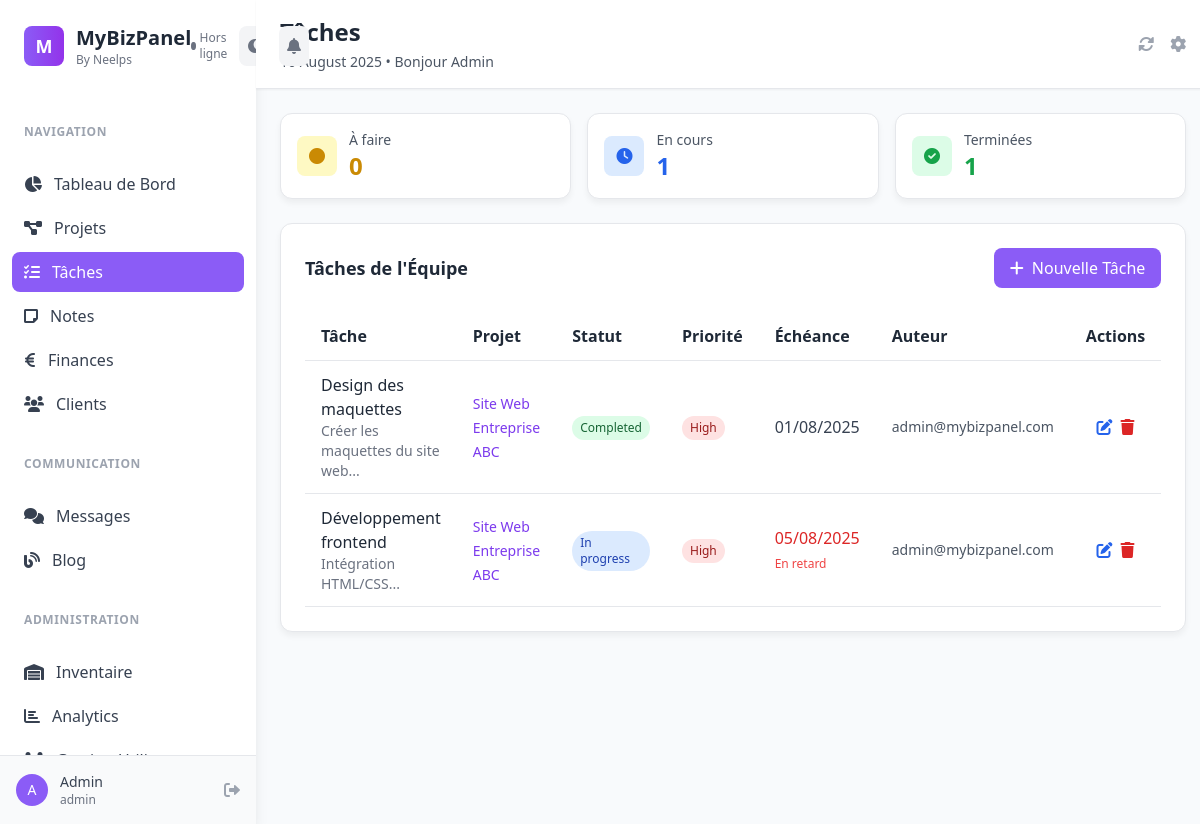
Page /?page=tasks (signed in) on the committed database.
### tables this page shows
CREATE TABLE tasks (
    id VARCHAR(50) PRIMARY KEY,
    title VARCHAR(255) NOT NULL,
    description TEXT,
    status ENUM('todo', 'in-progress', 'completed') DEFAULT 'todo',
    priority ENUM('low', 'medium', 'high') DEFAULT 'medium',
    due_date DATE,
    project_id VARCHAR(50),
    user_id VARCHAR(50) NOT NULL,
    created_at TIMESTAMP DEFAULT CURRENT_TIMESTAMP,
    updated_at TIMESTAMP DEFAULT CURRENT_TIMESTAMP ON UPDATE CURRENT_TIMESTAMP,
    INDEX idx_user_id (user_id),
    INDEX idx_project_id (project_id),
    INDEX idx_status (status),
    INDEX idx_due_date (due_date)
);

CREATE TABLE projects (
    id VARCHAR(50) PRIMARY KEY,
    name VARCHAR(255) NOT NULL,
    description TEXT,
    status ENUM('planning', 'active', 'completed', 'on-hold') DEFAULT 'planning',
    priority ENUM('low', 'medium', 'high') DEFAULT 'medium',
    budget DECIMAL(10,2),
    start_date DATE,
    end_date DATE,
    client_id VARCHAR(50),
    user_id VARCHAR(50) NOT NULL,
    is_archived BOOLEAN DEFAULT FALSE,
    archived_at TIMESTAMP NULL,
    archived_by VARCHAR(50),
    created_at TIMESTAMP DEFAULT CURRENT_TIMESTAMP,
    updated_at TIMESTAMP DEFAULT CURRENT_TIMESTAMP ON UPDATE CURRENT_TIMESTAMP,
    INDEX idx_user_id (user_id),
    INDEX idx_client_id (client_id),
    INDEX idx_status (status),
    INDEX idx_priority (priority),
    INDEX idx_archived (is_archived),
    INDEX idx_archived_by (archived_by)
);

CREATE TABLE users (
    id VARCHAR(50) PRIMARY KEY,
    email VARCHAR(255) UNIQUE NOT NULL,
    password VARCHAR(255) NOT NULL,
    first_name VARCHAR(100),
    last_name VARCHAR(100),
    role ENUM('admin', 'support', 'employee') DEFAULT 'employee',
    is_active BOOLEAN DEFAULT TRUE,
    created_at TIMESTAMP DEFAULT CURRENT_TIMESTAMP,
    updated_at TIMESTAMP DEFAULT CURRENT_TIMESTAMP ON UPDATE CURRENT_TIMESTAMP,
    INDEX idx_email (email),
    INDEX idx_role (role)
);

### config.php (called while the page is built, shortened)
<?php
function sanitizeOutput($value) {
    return htmlspecialchars($value ?? '', ENT_QUOTES, 'UTF-8');
}
?>

### pages/tasks.php (the view, shortened to what this page needs)
<?php
$editTask = null;
try {
    $stmt = $pdo->prepare("
        SELECT t.*, u.email as author_email, p.name as project_name
        FROM tasks t
        LEFT JOIN users u ON t.user_id = u.id
        LEFT JOIN projects p ON t.project_id = p.id
        ORDER BY t.due_date ASC, t.created_at DESC
    ");
    $stmt->execute();
    $tasks = $stmt->fetchAll();
} catch (Exception $e) {
    $tasks = [];
    $error = "Erreur lors de la récupération des tâches : " . $e->getMessage();
}
try {
    $stmt = $pdo->query("SELECT id, name FROM projects ORDER BY name ASC");
    $projects = $stmt->fetchAll();
} catch (Exception $e) {
    $projects = [];
}
?>
<div class="space-y-6">
    <?php if (isset($_GET['action']) && $_GET['action'] === 'new' || $editTask): ?>
    <div class="card p-6">
        <h3 class="text-lg font-semibold mb-4">
            <?= $editTask ? 'Modifier la tâche' : 'Nouvelle tâche' ?>
        </h3>
        <form method="POST" class="space-y-4">
            <input type="hidden" name="action" value="<?= $editTask ? 'update' : 'create' ?>">
            <?php if ($editTask): ?>
            <input type="hidden" name="id" value="<?= $editTask['id'] ?>">
            <?php endif; ?>
            <div class="grid grid-cols-1 md:grid-cols-2 gap-4">
                <div>
                    <label class="block text-sm font-medium text-gray-700 mb-2">Titre de la tâche *</label>
                    <input type="text" name="title" required class="w-full px-3 py-2 border border-gray-300 rounded-lg focus:ring-2 focus:ring-violet-500"
                           value="<?= sanitizeOutput($editTask['title'] ?? '') ?>">
                </div>
                <div>
                    <label class="block text-sm font-medium text-gray-700 mb-2">Projet</label>
                    <select name="project_id" class="w-full px-3 py-2 border border-gray-300 rounded-lg focus:ring-2 focus:ring-violet-500">
                        <option value="">Aucun projet</option>
                        <?php foreach ($projects as $project): ?>
                        <option value="<?= $project['id'] ?>" <?= ($editTask['project_id'] ?? '') === $project['id'] ? 'selected' : '' ?>>
                            <?= sanitizeOutput($project['name']) ?>
                        </option>
                        <?php endforeach; ?>
                    </select>
                </div>
                <div>
                    <label class="block text-sm font-medium text-gray-700 mb-2">Statut</label>
                    <select name="status" class="w-full px-3 py-2 border border-gray-300 rounded-lg focus:ring-2 focus:ring-violet-500">
                        <option value="todo" <?= ($editTask['status'] ?? '') === 'todo' ? 'selected' : '' ?>>À faire</option>
                        <option value="in-progress" <?= ($editTask['status'] ?? '') === 'in-progress' ? 'selected' : '' ?>>En cours</option>
                        <option value="completed" <?= ($editTask['status'] ?? '') === 'completed' ? 'selected' : '' ?>>Terminé</option>
                    </select>
                </div>
                <div>
                    <label class="block text-sm font-medium text-gray-700 mb-2">Priorité</label>
                    <select name="priority" class="w-full px-3 py-2 border border-gray-300 rounded-lg focus:ring-2 focus:ring-violet-500">
                        <option value="low" <?= ($editTask['priority'] ?? '') === 'low' ? 'selected' : '' ?>>Basse</option>
                        <option value="medium" <?= ($editTask['priority'] ?? '') === 'medium' ? 'selected' : '' ?>>Moyenne</option>
                        <option value="high" <?= ($editTask['priority'] ?? '') === 'high' ? 'selected' : '' ?>>Haute</option>
                    </select>
                </div>
                <div>
                    <label class="block text-sm font-medium text-gray-700 mb-2">Date d'échéance</label>
                    <input type="date" name="due_date" class="w-full px-3 py-2 border border-gray-300 rounded-lg focus:ring-2 focus:ring-violet-500"
                           value="<?= $editTask['due_date'] ?? '' ?>">
                </div>
            </div>
            <div>
                <label class="block text-sm font-medium text-gray-700 mb-2">Description</label>
                <textarea name="description" rows="3" class="w-full px-3 py-2 border border-gray-300 rounded-lg focus:ring-2 focus:ring-violet-500"><?= sanitizeOutput($editTask['description'] ?? '') ?></textarea>
            </div>
            <div class="flex space-x-4">
                <button type="submit" class="btn-primary px-6 py-2 rounded-lg">
                    <?= $editTask ? 'Modifier' : 'Créer' ?>
                </button>
                <a href="?page=tasks" class="bg-gray-500 text-white px-6 py-2 rounded-lg hover:bg-gray-600">Annuler</a>
            </div>
        </form>
    </div>
    <?php else: ?>
    <div class="grid grid-cols-1 md:grid-cols-3 gap-4">
        <?php
        $todoCount = count(array_filter($tasks, fn($t) => $t['status'] === 'todo'));
        $inProgressCount = count(array_filter($tasks, fn($t) => $t['status'] === 'in-progress'));
        $completedCount = count(array_filter($tasks, fn($t) => $t['status'] === 'completed'));
        ?>
        <div class="card p-4">
            <div class="flex items-center">
                <div class="w-10 h-10 bg-yellow-100 rounded-lg flex items-center justify-center">
                    <i class="fas fa-circle text-yellow-600"></i>
                </div>
                <div class="ml-3">
                    <p class="text-sm text-gray-600">À faire</p>
                    <p class="text-2xl font-bold text-yellow-600"><?= $todoCount ?></p>
                </div>
            </div>
        </div>
        <div class="card p-4">
            <div class="flex items-center">
                <div class="w-10 h-10 bg-blue-100 rounded-lg flex items-center justify-center">
                    <i class="fas fa-clock text-blue-600"></i>
                </div>
                <div class="ml-3">
                    <p class="text-sm text-gray-600">En cours</p>
                    <p class="text-2xl font-bold text-blue-600"><?= $inProgressCount ?></p>
                </div>
            </div>
        </div>
        <div class="card p-4">
            <div class="flex items-center">
                <div class="w-10 h-10 bg-green-100 rounded-lg flex items-center justify-center">
                    <i class="fas fa-check-circle text-green-600"></i>
                </div>
                <div class="ml-3">
                    <p class="text-sm text-gray-600">Terminées</p>
                    <p class="text-2xl font-bold text-green-600"><?= $completedCount ?></p>
                </div>
            </div>
        </div>
    </div>
    <div class="card p-6">
        <div class="flex justify-between items-center mb-6">
            <h3 class="text-lg font-semibold">Tâches de l'Équipe</h3>
            <a href="?page=tasks&action=new" class="btn-primary px-4 py-2 rounded-lg">
                <i class="fas fa-plus mr-2"></i>Nouvelle Tâche
            </a>
        </div>
        <?php if (empty($tasks)): ?>
        <div class="text-center text-gray-500 py-12">
            <i class="fas fa-tasks text-4xl mb-4"></i>
            <p>Aucune tâche trouvée</p>
            <p class="text-sm">Commencez par créer votre première tâche</p>
        </div>
        <?php else: ?>
        <div class="overflow-x-auto">
            <table class="w-full">
                <thead>
                    <tr class="border-b">
                        <th class="text-left py-3 px-4">Tâche</th>
                        <th class="text-left py-3 px-4">Projet</th>
                        <th class="text-left py-3 px-4">Statut</th>
                        <th class="text-left py-3 px-4">Priorité</th>
                        <th class="text-left py-3 px-4">Échéance</th>
                        <th class="text-left py-3 px-4">Auteur</th>
                        <th class="text-center py-3 px-4">Actions</th>
                    </tr>
                </thead>
                <tbody>
                    <?php foreach ($tasks as $task): ?>
                    <tr class="border-b hover:bg-gray-50">
                        <td class="py-3 px-4">
                            <div>
                                <p class="font-medium"><?= sanitizeOutput($task['title']) ?></p>
                                <?php if ($task['description']): ?>
                                <p class="text-sm text-gray-500"><?= sanitizeOutput(substr($task['description'], 0, 50)) ?>...</p>
                                <?php endif; ?>
                            </div>
                        </td>
                        <td class="py-3 px-4">
                            <?php if ($task['project_name']): ?>
                            <span class="text-sm font-medium text-violet-600"><?= sanitizeOutput($task['project_name']) ?></span>
                            <?php else: ?>
                            <span class="text-gray-400">Aucun projet</span>
                            <?php endif; ?>
                        </td>
                        <td class="py-3 px-4">
                            <span class="inline-flex items-center px-2 py-1 rounded-full text-xs
                                <?php
                                switch($task['status']) {
                                    case 'completed': echo 'bg-green-100 text-green-800'; break;
                                    case 'in-progress': echo 'bg-blue-100 text-blue-800'; break;
                                }
                                ?>">
                                <?= ucfirst(str_replace('-', ' ', $task['status'])) ?>
                            </span>
                        </td>
                        <td class="py-3 px-4">
                            <span class="inline-flex items-center px-2 py-1 rounded-full text-xs
                                <?php
                                switch($task['priority']) {
                                    case 'high': echo 'bg-red-100 text-red-800'; break;
                                }
                                ?>">
                                <?= ucfirst($task['priority']) ?>
                            </span>
                        </td>
                        <td class="py-3 px-4">
                            <?php if ($task['due_date']): ?>
                                <?php
                                $dueDate = new DateTime($task['due_date']);
                                $today = new DateTime();
                                $isOverdue = $dueDate < $today && $task['status'] !== 'completed';
                                ?>
                                <span class="<?= $isOverdue ? 'text-red-600 font-medium' : 'text-gray-700' ?>">
                                    <?= $dueDate->format('d/m/Y') ?>
                                </span>
                                <?php if ($isOverdue): ?>
                                <br><span class="text-xs text-red-500">En retard</span>
                                <?php endif; ?>
                            <?php else: ?>
                                <span class="text-gray-400">Pas de date</span>
                            <?php endif; ?>
                        </td>
                        <td class="py-3 px-4 text-sm text-gray-600">
                            <?= sanitizeOutput($task['author_email']) ?>
                        </td>
                        <td class="py-3 px-4 text-center">
                            <div class="flex space-x-2 justify-center">
                                <a href="?page=tasks&edit=<?= $task['id'] ?>" class="text-blue-600 hover:text-blue-800">
                                    <i class="fas fa-edit"></i>
                                </a>
                                <form method="POST" style="display: inline;" onsubmit="return confirmDelete('Supprimer cette tâche ?')">
                                    <button type="submit" class="text-red-600 hover:text-red-800">
                                        <i class="fas fa-trash"></i>
                                    </button>
                                </form>
                            </div>
                        </td>
                    </tr>
                    <?php endforeach; ?>
                </tbody>
            </table>
        </div>
        <?php endif; ?>
    </div>
    <?php endif; ?>
</div>

### index.php (style rules this page uses)
:root { --primary: #8b5cf6; --primary-dark: #7c3aed; --secondary: #f3f4f6; --accent: #fbbf24; }
.btn-primary { background-color: var(--primary); color: white; transition: all 0.3s ease; }
body { background-color: #f8fafc; color: #1f2937; }
.card { background: white; border-radius: 12px; box-shadow: 0 4px 6px rgba(0, 0, 0, 0.05); border: 1px solid #e5e7eb; }

### rows in the picture
tasks: title "Design des maquettes", description "Créer les maquettes du site web", project.name "Site Web Entreprise ABC", status "Completed", priority "High", due_date "01/08/2025", user.email "admin@mybizpanel.com"
tasks: title "Développement frontend", description "Intégration HTML/CSS", project.name "Site Web Entreprise ABC", status "In progress", priority "High", due_date "05/08/2025", shows "En retard", user.email "admin@mybizpanel.com"

### other values in the picture
substr($_SESSION['first_name'] ?? 'U', 0, 1) "A"
sanitizeOutput($_SESSION['first_name'] ?? 'Utilisateur') "Admin"
sanitizeOutput($_SESSION['role'] ?? 'employee') "admin"
$pageTitles[$currentPage] "Tâches"
$todoCount "0"
$inProgressCount "1"
$completedCount "1"
